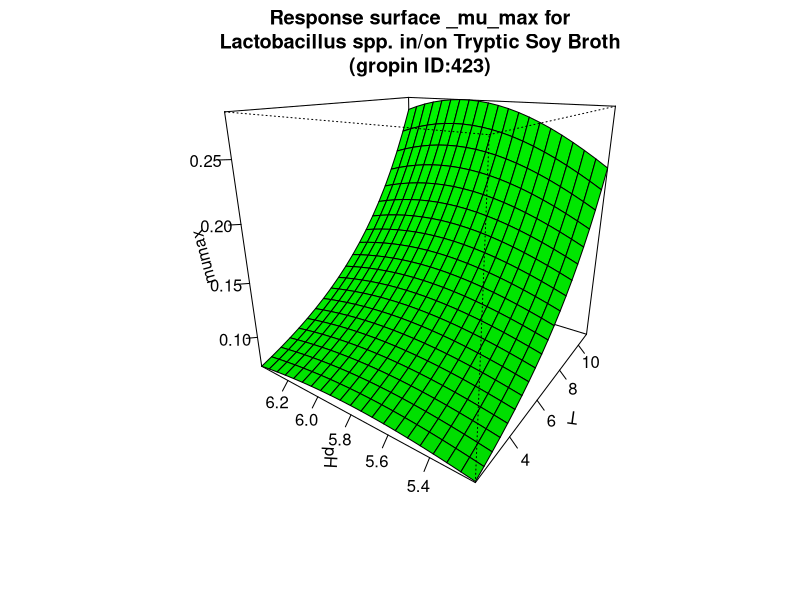

Write the R code that produced this figure.
#############################
# start of Parameter script
#############################
T <- seq(2.002,10.989010989011,length.out=21)
pH <- seq(5.2052,6.39360639360639,length.out=21)
#############################
# end of Parameter script
#############################
############################# 
# start of Model script Gropin ID 423 
#############################
 
# constant coefficients for this model
 
variables <- data.frame(T,pH)
argumentsPar <- unique.data.frame(expand.grid(variables))
 
# heart of the model
response_surface <- function(T,pH) {
   mumax <-exp(-12.65+0.004234*(T^2)-0.3024*(pH^2)+0.01535*T*pH-0.004356*T+3.467*pH)

	return(mumax=mumax)
} 

# output parameters
responseSurface <- cbind(argumentsPar,response_surface(argumentsPar['T'],argumentsPar['pH']))
colnames(responseSurface) <- c(colnames(argumentsPar),'mumax')
#############################
# End of Model script
#############################
############################# 
# start of Visualisation script Gropin ID 423 
#############################
titleText <-'Response surface _mu_max for
Lactobacillus spp. in/on Tryptic Soy Broth
(gropin ID:423)'
persp(T,pH,matrix(unlist(responseSurface$'mumax'),nrow=21),col = 'green',xlab='T',ylab='pH',zlab='mumax',main=titleText,theta=305,phi=20,shade=0.25,ticktype = 'detailed')
#############################
# End of Visualisation script
#############################
